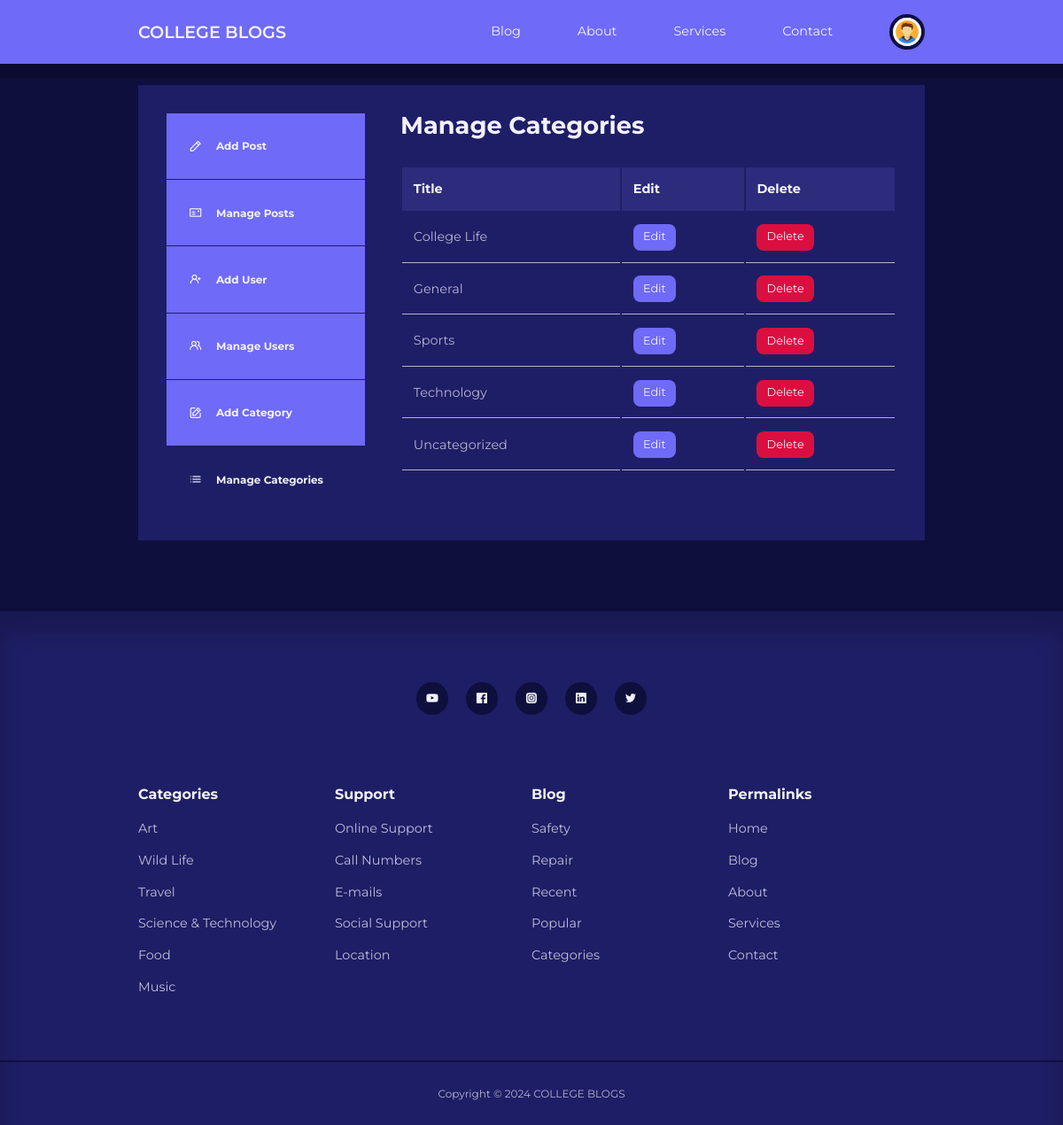
/admin/manage-categories.php (signed in), run on the app's committed database.
### tables this page shows
CREATE TABLE IF NOT EXISTS `users` (
  `id` int(11) UNSIGNED NOT NULL AUTO_INCREMENT,
  `firstname` varchar(50) NOT NULL,
  `lastname` varchar(50) NOT NULL,
  `username` varchar(50) NOT NULL UNIQUE,
  `email` varchar(100) NOT NULL UNIQUE,
  `password` varchar(255) NOT NULL,
  `avatar` varchar(255) NOT NULL,
  `is_admin` tinyint(1) NOT NULL DEFAULT 0,
  PRIMARY KEY (`id`)
);

CREATE TABLE IF NOT EXISTS `categories` (
  `id` int(11) UNSIGNED NOT NULL AUTO_INCREMENT,
  `title` varchar(50) NOT NULL,
  `description` text NOT NULL,
  PRIMARY KEY (`id`)
);

### admin/partials/header.php (called while the page is built, shortened)
<?php
require_once __DIR__ . '/../../partials/header.php';

### admin/manage-categories.php (the view, shortened to what this page needs)
<?php
require_once __DIR__ . '/partials/header.php';
$query = "SELECT * FROM categories ORDER BY title ASC";
$categories = mysqli_query($connection, $query);
?>
<section class="dashboard">
    <div class="container dashboard__container">
        <aside>
            <ul>
                <li><a href="add-post.php"><i class="uil uil-pen"></i>
                        <h5>Add Post</h5>
                    </a>
                </li>
                <li><a href="index.php"><i class="uil uil-postcard"></i>
                        <h5>Manage Posts</h5>
                    </a>
                </li>
                <?php if (isset($_SESSION['user_is_admin'])): ?>
                <li>
                    <a href="add-user.php"><i class="uil uil-user-plus"></i>
                    <h5>Add User</h5>
                </a>
                </li>
                <li><a href="manage-users.php"><i class="uil uil-users-alt"></i>
                    <h5>Manage Users</h5>
                </a>
                </li>
                <li><a href="add-category.php"><i class="uil uil-edit"></i>
                    <h5>Add Category</h5>
                </a>
                </li>
                <li><a href="manage-categories.php" class="active"><i class="uil uil-list-ul"></i>
                    <h5>Manage Categories</h5>
                </a>
                </li>
                <?php endif ?>
            </ul>
        </aside>
        <main>
            <h2>Manage Categories</h2>
            <?php if ($categories && mysqli_num_rows($categories) > 0) : ?>
            <table>
                <thead>
                    <tr>
                        <th>Title</th>
                        <th>Edit</th>
                        <th>Delete</th>
                    </tr>
                </thead>
                <tbody>
                    <?php while($category = mysqli_fetch_assoc($categories)) : ?>
                    <tr>
                        <td><?= htmlspecialchars($category['title']) ?></td>
                        <td><a href="<?= ROOT_URL ?>admin/edit-category.php?id=<?= $category['id']?>" class="btn sm">Edit</a></td>
                        <td><a href="<?= ROOT_URL ?>admin/delete-category.php?id=<?= $category['id']?>" class="btn sm danger" onclick="return confirm('Are you sure you want to delete this category?')">Delete</a></td>
                    </tr>
                    <?php endwhile ?>
                </tbody>
            </table>
            <?php else : ?>
                <div class="alert__message error">No categories found</div>
            <?php endif ?>
        </main>
    </div>
</section>
<?php
require_once __DIR__ . '/../partials/footer.php';
?>

### partials/header.php (shortened to what this page needs)
<?php
require_once __DIR__ . '/../config/database.php';
$avatar = null;
if(isset($_SESSION['user-id'])) {
    $id = filter_var($_SESSION['user-id'], FILTER_SANITIZE_NUMBER_INT);
    $query = "SELECT avatar FROM users WHERE id=$id";
    $result = mysqli_query($connection, $query);
    if($result && mysqli_num_rows($result) > 0) {
        $avatar = mysqli_fetch_assoc($result);
    }
}
?>
<!DOCTYPE html>
<html lang="en">
<head>
    <link rel="stylesheet" href="<?=ROOT_URL?>css/style.css">
    <link rel="stylesheet" href="https://unicons.iconscout.com/release/v4.0.8/css/line.css">
</head>
<body>
    <nav>
        <div class="container nav__container">
            <a href="<?= ROOT_URL ?>" class="nav__logo">COLLEGE BLOGS</a>
            <ul class="nav__items">
                <li><a href="<?= ROOT_URL ?>blog.php">Blog</a></li>
                <li><a href="<?= ROOT_URL ?>about.php">About</a></li>
                <li><a href="<?= ROOT_URL ?>services.php">Services</a></li>
                <li><a href="<?= ROOT_URL ?>contact.php">Contact</a></li>
                <?php if(isset($_SESSION['user-id'])): ?>
                    <li class="nav__profile">
                    <div class="avatar">
                        <img src="<?= ROOT_URL . 'images/' . (!empty($avatar['avatar']) ? $avatar['avatar'] : '1731062212avatar01.jpg') ?>" alt="User Avatar">
                    </div>
                </li>
                <?php else : ?>
                <li><a href="<?= ROOT_URL ?>signin.php">Sign In</a></li>
                <?php endif ?>
            </ul>
        </div>
    </nav>

### css/style.css (style rules this page uses)
:root { --color-primary: #6f6af8; --color-primary-light: hsl(242, 91%, 69%, 18%); --color-primary-variant: #5854c7; --color-red: #da0f3f; --color-red-light: hsl(346, 87%, 46%, 15%); --color-green: #00c476; --color-green-light: hsl(156,100%,38%,15%); --color-gray-900:#1e1e66; --color-gray-700:#2d2b7c; --color-gray-300:rgba(242,242,254,0.3); --color-gray-200:rgba(242,242,254,0.7); --color-white:#f2f2fe; --color-bg:#0f0f3e; --transition: all 300ms ease; --container-width-lg:74%; --container-width-md:88%; --form-width: 40%; --card-border-radius-1: 0.3rem; --card-border-radius-2: 0.5rem; --card-border-radius-3: 0.8rem; --card-border-radius-4: 2rem; --card-border-radius-5: 5rem; }
* { margin:0; padding:0; outline:0; border:0; appearance: 0; list-style: none; text-decoration: none; box-sizing: border-box; }
body { font-family: 'Montserrat', sans-serif; line-height: 1.6; color: var(--color-gray-200); overflow-x: hidden; background: var(--color-bg); font-size: 0.9rem; }
.container { width: var(--container-width-lg); max-width: 1800px; margin-inline: auto; }
section { margin-top: 3rem; width: 100vw; }
h1, h2, h3, h4, h5 { color: var(--color-white); line-height: 1.3; }
h2 { font-size: 1.7rem; margin: 1rem 0; }
a { color: var(--color-white); transition: var(--transition); }
img { display: block; width: 100%; object-fit: cover; }
nav { background: var(--color-primary); width: 100vw; height: 4.5rem; position: fixed; top: 0; z-index: 10; box-shadow: 0 1rem rgba(0,0,0,0.2); }
.nav__container { height: 100%; display: flex; align-items: center; justify-content: space-between; }
.avatar { width: 2.5rem; height: 2.5rem; border-radius: 50%; overflow: hidden; border: 0.3rem solid var(--color-bg); }
.nav__logo { font-weight: 600; font-size: 1.2rem; }
.nav__items { display: flex; align-items: center; gap: 4rem; }
.nav__profile { position: relative; cursor: pointer; }
.btn { display: inline-block; width: fit-content; padding: 0.6rem 1.2rem; background-color: var(--color-primary); border-radius: var(--card-border-radius-2); cursor:pointer; transition: var(--transition); color: var(--color-white); }
.btn.sm { padding: 0.3rem 0.7rem; font-size: 0.8rem; }
.btn.danger { background: var(--color-red); }
.dashboard { margin-top: 6rem; }
.dashboard__container { display: grid; grid-template-columns: 14rem auto; gap: 1rem; background: var(--color-gray-900); padding: 2rem; margin-bottom: 5rem; }
.dashboard aside a { background-color: var(--color-primary); display: flex; gap: 1rem; align-items: center; padding: 1.6rem; }
.dashboard aside ul li:not(:last-child) a { border-bottom: 1px solid var(--color-gray-900); }
.dashboard aside a.active { background-color: var(--color-gray-900); }
.dashboard main { margin-left: 1.5rem; }
.dashboard main h2 { margin: 0 0 2rem 0; line-height: 1; }
.dashboard main table { width: 100%; text-align: left; }
.dashboard main table th { background: var(--color-gray-700); padding: 0.8rem; color: var(--color-white); }
.dashboard main table td { padding: 0.8rem; border-bottom: 1px solid var(--color-gray-200); }

### data on the page
users: avatar (picture)
categories: title "College Life"
categories: title "General"
categories: title "Sports"
categories: title "Technology"
categories: title "Uncategorized"
